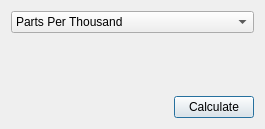
<?xml version="1.0" encoding="UTF-8"?>
<ui version="4.0">
 <class>Dialog</class>
 <widget class="QDialog" name="Dialog">
  <property name="geometry">
   <rect>
    <x>0</x>
    <y>0</y>
    <width>265</width>
    <height>129</height>
   </rect>
  </property>
  <property name="windowTitle">
   <string>Fold Periodogram</string>
  </property>
  <layout class="QGridLayout" name="gridLayout">
   <item row="0" column="0" colspan="2">
    <widget class="QComboBox" name="comboBox">
     <item>
      <property name="text">
       <string>Parts Per Thousand</string>
      </property>
     </item>
     <item>
      <property name="text">
       <string>Parts Per Million</string>
      </property>
     </item>
    </widget>
   </item>
   <item row="1" column="0">
    <spacer name="verticalSpacer">
     <property name="orientation">
      <enum>Qt::Vertical</enum>
     </property>
     <property name="sizeHint" stdset="0">
      <size>
       <width>20</width>
       <height>40</height>
      </size>
     </property>
    </spacer>
   </item>
   <item row="2" column="0">
    <spacer name="horizontalSpacer">
     <property name="orientation">
      <enum>Qt::Horizontal</enum>
     </property>
     <property name="sizeHint" stdset="0">
      <size>
       <width>143</width>
       <height>20</height>
      </size>
     </property>
    </spacer>
   </item>
   <item row="2" column="1">
    <widget class="QPushButton" name="pushButton">
     <property name="text">
      <string>Calculate</string>
     </property>
    </widget>
   </item>
  </layout>
 </widget>
 <resources/>
 <connections/>
</ui>
